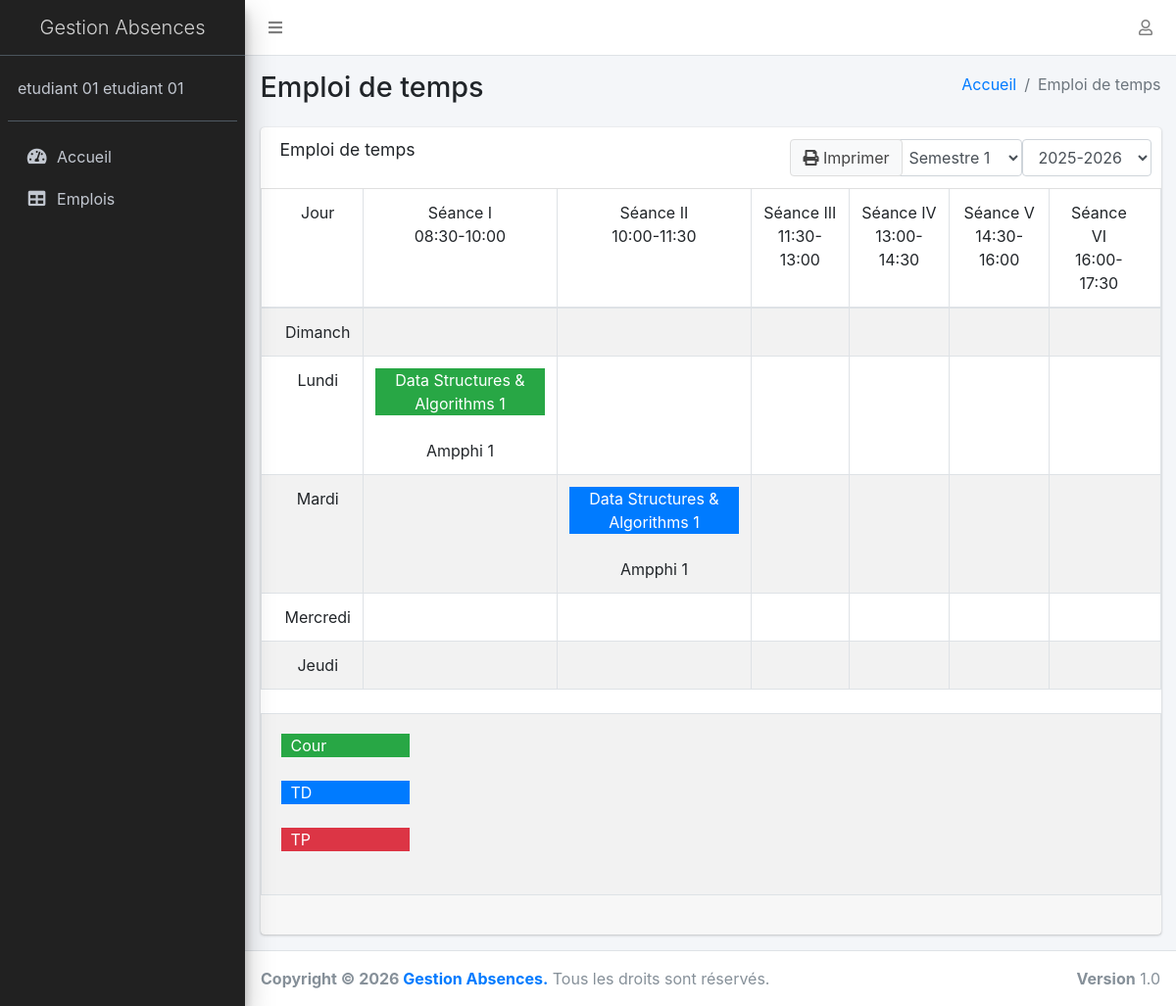
The page /index.php?emplois=0 (signed in) on the database its author committed.
### tables this page shows
CREATE TABLE `emploi_users` (
  `user_id` int(11) UNSIGNED NOT NULL,
  `departement_id` int(11) UNSIGNED NOT NULL,
  `groupe_id` int(11) UNSIGNED NOT NULL,
  `user_login` varchar(50) DEFAULT '',
  `user_prenom` varchar(50) DEFAULT '',
  `user_nom` varchar(50) DEFAULT '',
  `user_date_naissance` varchar(10) DEFAULT '0000-00-00',
  `user_email` varchar(50) DEFAULT '',
  `user_phone` varchar(50) DEFAULT '',
  `user_pass` varchar(32) NOT NULL,
  `user_civilite` varchar(300) NOT NULL,
  `user_grade` varchar(300) NOT NULL,
  `user_type` enum('admin','agent','enseignant','etudiant','technicien') NOT NULL DEFAULT 'agent'
);

CREATE TABLE `emploi_modules` (
  `module_id` int(11) UNSIGNED NOT NULL,
  `specialite_id` int(11) UNSIGNED NOT NULL,
  `module_nom` varchar(300) NOT NULL,
  `module_semestre` int(1) UNSIGNED NOT NULL,
  `module_coef` int(2) UNSIGNED NOT NULL,
  `module_credit` int(2) UNSIGNED NOT NULL
);

CREATE TABLE `emploi_salles` (
  `salle_id` int(11) UNSIGNED NOT NULL,
  `salle_nom` varchar(300) NOT NULL,
  `salle_capacite` int(5) UNSIGNED NOT NULL,
  `salle_type` enum('cour','td','tp') NOT NULL
);

### conbase.php (called while the page is built, shortened)
<?php
function selected( $value,$status )
{
	return ($value == $status)? 'selected': '';
}
?>

### emplois.php (the view, shortened to what this page needs)
<?php
	function get_seance($emploi_jour, $emploi_temp, $emploi_semestre)
	{
		global $con, $user_array;
		if( $user_array["user_type"] == "enseignant" )
		{
			$query = mysqli_query($con, "SELECT * from emploi_emplois where enseignant_id = '".$user_array["user_id"]."' and emploi_temp = '".$emploi_temp."' and emploi_jour = '".$emploi_jour."' and emploi_annee_univ = '".$_GET["annee_nom"]."' and emploi_semestre = '".$emploi_semestre."'");
			if( $query->num_rows > 0 )
			{
				$emplois_array = mysqli_fetch_array($query);
				$type = "bg-success";
				if($emplois_array["emploi_type"] == "td" )
					$type = "bg-primary";
				else if($emplois_array["emploi_type"] == "tp" )
					$type = "bg-danger";
				$user_array = mysqli_fetch_array(mysqli_query($con, "SELECT * from emploi_users where user_id = '".$emplois_array['enseignant_id']."'"));
				$module_array = mysqli_fetch_array(mysqli_query($con, "SELECT * from emploi_modules where module_id = '".$emplois_array['module_id']."'"));
				$salle_array = mysqli_fetch_array(mysqli_query($con, "SELECT * from emploi_salles where salle_id = '".$emplois_array['salle_id']."'"));
				return "<div class='".$type."'>".$module_array['module_nom']."</div><br />".$salle_array['salle_nom'];
			}
		}
		else if( $user_array["user_type"] == "etudiant" )
		{
			$query = mysqli_query($con, "SELECT * from emploi_emplois where groupe_id = '".$user_array["groupe_id"]."' and emploi_temp = '".$emploi_temp."' and emploi_jour = '".$emploi_jour."' and emploi_annee_univ = '".$_GET["annee_nom"]."' and emploi_semestre = '".$emploi_semestre."'");
			if( $query->num_rows > 0 )
			{
				$emplois_array = mysqli_fetch_array($query);
				$type = "bg-success";
				if($emplois_array["emploi_type"] == "td" )
					$type = "bg-primary";
				else if($emplois_array["emploi_type"] == "tp" )
					$type = "bg-danger";
				$module_array = mysqli_fetch_array(mysqli_query($con, "SELECT * from emploi_modules where module_id = '".$emplois_array['module_id']."'"));
				$salle_array = mysqli_fetch_array(mysqli_query($con, "SELECT * from emploi_salles where salle_id = '".$emplois_array['salle_id']."'"));
				return "<div class='".$type."'>".$module_array['module_nom']."</div><br />".$salle_array['salle_nom'];
			}
		}
		return $result;
	}
?>
<div class="content-wrapper">
    <section class="content-header">
      <div class="container-fluid">
        <div class="row mb-2">
          <div class="col-sm-6">
            <h1>Emploi de temps</h1>
          </div>
          <div class="col-sm-6">
            <ol class="breadcrumb float-sm-right">
              <li class="breadcrumb-item"><a href="index.php">Accueil</a></li>
              <li class="breadcrumb-item active">Emploi de temps</li>
            </ol>
          </div>
        </div>
      </div>
    </section>
    <section class="content">
      <div class="container-fluid">
        <div class="row">
          <div class="col-12">
            <div class="card">
              <div class="card-header">
                <h3 class="card-title">Emploi de temps</h3>
                <div class="card-tools">
					<form method="GET" class="form-inline">
						<select class="form-control" name="emploi_semestre" id="emploi_semestre" onchange="submit();">
							<option value="1" <?= selected($_GET["emploi_semestre"], "1"); ?>>Semestre 1</option>
						</select>
						<select class="form-control" name="annee_nom" id="annee_nom" onchange="submit();">
							<?php
								$query=mysqli_query($con, "SELECT * from emploi_annees");
								if( $query->num_rows > 0 )
								{
									while($annee_array = mysqli_fetch_array($query))
									{
										?>
											<option value="<?= $annee_array["annee_nom"]; ?>" <?= selected($_GET["annee_nom"], $annee_array["annee_nom"]); ?>><?= $annee_array["annee_nom"]; ?></option>
										<?php
									}
								}
							?>
						</select>
					</form>
				</div>
				<div class="card-tools">
					<?php
						if( $user_array["user_type"] == "enseignant" )
						{
							?>
								<a href="print.php?id=<?= $user_array["user_id"]; ?>&semstre=<?= $_GET["emploi_semestre"]; ?>&annee_nom=<?= $_GET["annee_nom"]; ?>" class="btn btn-default"><i class="fa fa-print"></i> Imprimer</a>
							<?php
						}
						else if( $user_array["user_type"] == "etudiant" )
						{
							?>
								<a href="print.php?id=<?= $user_array["user_id"]; ?>&semstre=<?= $_GET["emploi_semestre"]; ?>&annee_nom=<?= $_GET["annee_nom"]; ?>" class="btn btn-default"><i class="fa fa-print"></i> Imprimer</a>
							<?php
						}
					?>
                </div>
              </div>
              <div class="card-body table-responsive p-0">
                <table class="table table-bordered table-striped ">
                  <thead>
                    <tr>
                      <td align="center"> Jour</td>
                      <td align="center"> Séance I <br /> 08:30-10:00</td>
                      <td align="center"> Séance II <br /> 10:00-11:30</td>
                      <td align="center"> Séance III <br /> 11:30-13:00</td>
                      <td align="center"> Séance IV <br /> 13:00-14:30</td>
                      <td align="center"> Séance V <br /> 14:30-16:00</td>
                      <td align="center"> Séance VI <br /> 16:00-17:30</td>
                    </tr>
                  </thead>
                  <tbody>
					<?php
						$list_days = array("Dimanch", "Lundi", "Mardi", "Mercredi", "Jeudi");
						foreach( $list_days as $single_value )
						{
							?>
								<tr>
									<td align="center"><?= $single_value; ?></td>
									<td align="center"><?= get_seance($single_value, "08:30-10:00", $_GET["emploi_semestre"]); ?></td>
									<td align="center"><?= get_seance($single_value, "10:00-11:30", $_GET["emploi_semestre"]); ?></td>
									<td align="center"><?= get_seance($single_value, "11:30-13:00", $_GET["emploi_semestre"]); ?></td>
									<td align="center"><?= get_seance($single_value, "13:00-14:30", $_GET["emploi_semestre"]); ?></td>
									<td align="center"><?= get_seance($single_value, "14:30-16:00", $_GET["emploi_semestre"]); ?></td>
									<td align="center"><?= get_seance($single_value, "16:00-17:30", $_GET["emploi_semestre"]); ?></td>
								</tr>
							<?php
						}
					?>
                  </tbody>
                </table>
				<br />
                <table class="table table-bordered table-striped ">
                  <tbody>
					<tr>
						<td align="" style="padding: 20px;">
							<div class='bg-success' style="width: 15%; padding-left: 10px;">Cour</div>  <br />
							<div class='bg-primary' style="width: 15%; padding-left: 10px;">TD</div>  <br />
							<div class='bg-danger' style="width: 15%; padding-left: 10px;">TP</div>  <br />
						</td>
					</tr>
                  </tbody>
                </table>
              </div>
			  <div class="card-footer clearfix">
              </div>
            </div>
          </div>
        </div>
      </div>
    </section>
</div>

### sidebar.php (shortened to what this page needs)
 <aside class="main-sidebar sidebar-dark-primary elevation-4" style="background-color: rgba(0,0,0,.87)">
<a href="index.php" class="brand-link" style="text-align: center;">
  <span class="brand-text font-weight-light">Gestion Absences</span>
</a>
<div class="sidebar">
  <div class="user-panel mt-3 pb-3 mb-3 d-flex">
	<div class="info">
	  <a href="index.php" class="d-block"><?= $user_array["user_prenom"]." ".$user_array["user_prenom"]; ?></a>
	</div>
  </div>
	<nav class="mt-2">
		<ul class="nav nav-pills nav-sidebar flex-column" data-widget="treeview" role="menu" data-accordion="false">
			<?php
				foreach( $menu_array as $single_value )
				{
					if( $single_value["condition"] == "1" )
					{
						?>
							<li class="nav-item <?= ($single_value["sub_menu"] == "true") ? "has-treeview": ""; ?>">
								<a href="<?= $single_value["lien"]; ?>" class="nav-link">
									<i class="nav-icon <?= $single_value["icon"]; ?>"></i>
									<p><?= $single_value["name"]; echo ( $single_value["sub_menu"] == "true" ) ? '<i class="fas fa-angle-left right"></i>': ""; ?></p>
								</a>
							</li>
						<?php
					}
				}
			?>
		</ul>
	</nav>
</div>
 </aside>

### rows shown on the page
emploi_users: user_prenom "etudiant 01"
emploi_modules: module_nom "Data Structures & Algorithms 1"
emploi_salles: salle_nom "Ampphi 1"

### other values the page prints
$single_value["name"] "Accueil"
$single_value["name"] "Emplois"
$single_value "Dimanch"
$single_value "Lundi"
$single_value "Mardi"
$single_value "Mercredi"
$single_value "Jeudi"
DATE("Y") "2026"
form field annee_nom "2025-2026"
